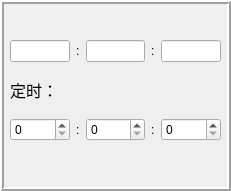
       <widget class="QFrame" name="frame_14">
        <property name="geometry">
         <rect>
          <x>260</x>
          <y>270</y>
          <width>231</width>
          <height>191</height>
         </rect>
        </property>
        <property name="frameShape">
         <enum>QFrame::Box</enum>
        </property>
        <property name="frameShadow">
         <enum>QFrame::Raised</enum>
        </property>
        <property name="lineWidth">
         <number>2</number>
        </property>
        <widget class="QWidget" name="gridLayoutWidget">
         <property name="geometry">
          <rect>
           <x>10</x>
           <y>40</y>
           <width>211</width>
           <height>101</height>
          </rect>
         </property>
         <layout class="QGridLayout" name="gridLayout_3">
          <item row="1" column="0">
           <widget class="QLabel" name="label_25">
            <property name="font">
             <font>
              <family>黑体</family>
              <pointsize>12</pointsize>
             </font>
            </property>
            <property name="text">
             <string>定时：</string>
            </property>
           </widget>
          </item>
          <item row="0" column="1">
           <widget class="QLabel" name="label_18">
            <property name="text">
             <string>:</string>
            </property>
           </widget>
          </item>
          <item row="0" column="3">
           <widget class="QLabel" name="label_24">
            <property name="text">
             <string>:</string>
            </property>
           </widget>
          </item>
          <item row="0" column="2">
           <widget class="QLineEdit" name="lineEdit_WMA_TIME_M"/>
          </item>
          <item row="2" column="1">
           <widget class="QLabel" name="label_22">
            <property name="text">
             <string>:</string>
            </property>
           </widget>
          </item>
          <item row="0" column="4">
           <widget class="QLineEdit" name="lineEdit_WMA_TIME_S"/>
          </item>
          <item row="0" column="0">
           <widget class="QLineEdit" name="lineEdit_WMA_TIME_H"/>
          </item>
          <item row="2" column="3">
           <widget class="QLabel" name="label_23">
            <property name="text">
             <string>:</string>
            </property>
           </widget>
          </item>
          <item row="2" column="0">
           <widget class="QSpinBox" name="spinBox_WMA_TIME_H"/>
          </item>
          <item row="2" column="2">
           <widget class="QSpinBox" name="spinBox_WMA_TIME_M"/>
          </item>
          <item row="2" column="4">
           <widget class="QSpinBox" name="spinBox_WMA_TIME_S"/>
          </item>
         </layout>
        </widget>
       </widget>
